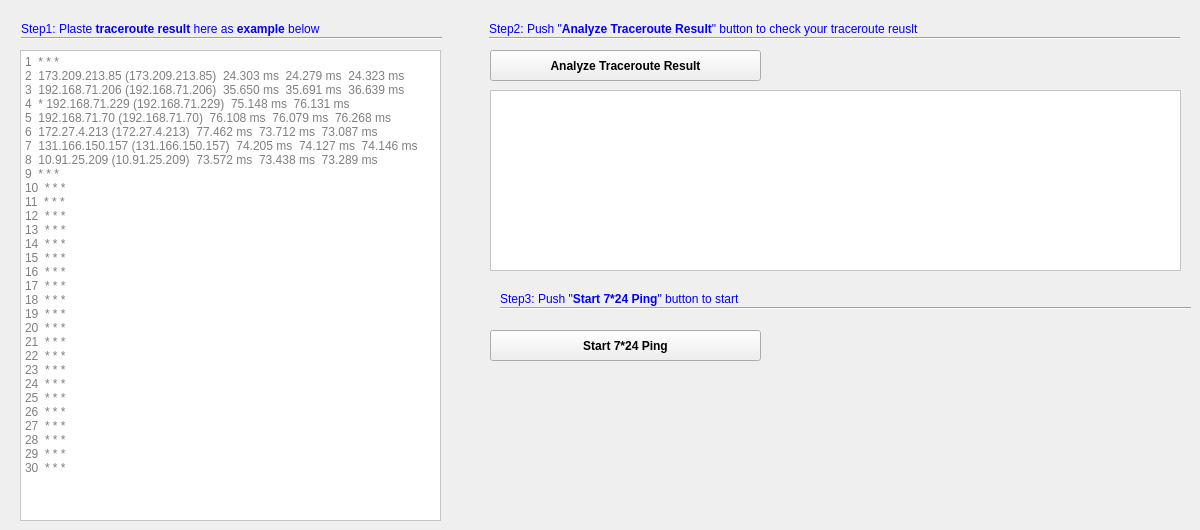
    <widget class="QWidget" name="tab">
     <attribute name="title">
      <string>7*24 Ping</string>
     </attribute>
     <widget class="QLabel" name="label_32">
      <property name="geometry">
       <rect>
        <x>21</x>
        <y>21</y>
        <width>391</width>
        <height>16</height>
       </rect>
      </property>
      <property name="font">
       <font>
        <family>Arial</family>
        <pointsize>9</pointsize>
        <italic>true</italic>
        <kerning>true</kerning>
       </font>
      </property>
      <property name="autoFillBackground">
       <bool>false</bool>
      </property>
      <property name="text">
       <string>&lt;!DOCTYPE HTML PUBLIC &quot;-//W3C//DTD HTML 4.0//EN&quot; &quot;http://www.w3.org/TR/REC-html40/strict.dtd&quot;&gt;
&lt;html&gt;&lt;head&gt;&lt;meta name=&quot;qrichtext&quot; content=&quot;1&quot; /&gt;&lt;style type=&quot;text/css&quot;&gt;
p, li { white-space: pre-wrap; }
&lt;/style&gt;&lt;/head&gt;&lt;body style=&quot; font-family:'Arial'; font-size:9pt; font-weight:400; font-style:italic;&quot;&gt;
&lt;p style=&quot; margin-top:0px; margin-bottom:0px; margin-left:0px; margin-right:0px; -qt-block-indent:0; text-indent:0px;&quot;&gt;&lt;span style=&quot; font-style:normal; color:#0000ff;&quot;&gt;Step1: Plaste &lt;/span&gt;&lt;span style=&quot; font-weight:600; font-style:normal; color:#0000ff;&quot;&gt;traceroute result &lt;/span&gt;&lt;span style=&quot; font-style:normal; color:#0000ff;&quot;&gt;here as&lt;/span&gt;&lt;span style=&quot; font-weight:600; font-style:normal; color:#0000ff;&quot;&gt; example &lt;/span&gt;&lt;span style=&quot; font-style:normal; color:#0000ff;&quot;&gt;below &lt;/span&gt;&lt;/p&gt;&lt;/body&gt;&lt;/html&gt;</string>
      </property>
      <property name="textFormat">
       <enum>Qt::AutoText</enum>
      </property>
     </widget>
     <widget class="Line" name="line_5">
      <property name="geometry">
       <rect>
        <x>21</x>
        <y>30</y>
        <width>421</width>
        <height>16</height>
       </rect>
      </property>
      <property name="orientation">
       <enum>Qt::Horizontal</enum>
      </property>
     </widget>
     <widget class="QTextEdit" name="textEdit_traceroute_result">
      <property name="geometry">
       <rect>
        <x>20</x>
        <y>50</y>
        <width>421</width>
        <height>471</height>
       </rect>
      </property>
      <property name="palette">
       <palette>
        <active>
         <colorrole role="Base">
          <brush brushstyle="SolidPattern">
           <color alpha="255">
            <red>255</red>
            <green>255</green>
            <blue>255</blue>
           </color>
          </brush>
         </colorrole>
         <colorrole role="Window">
          <brush brushstyle="SolidPattern">
           <color alpha="255">
            <red>255</red>
            <green>255</green>
            <blue>255</blue>
           </color>
          </brush>
         </colorrole>
        </active>
        <inactive>
         <colorrole role="Base">
          <brush brushstyle="SolidPattern">
           <color alpha="255">
            <red>255</red>
            <green>255</green>
            <blue>255</blue>
           </color>
          </brush>
         </colorrole>
         <colorrole role="Window">
          <brush brushstyle="SolidPattern">
           <color alpha="255">
            <red>255</red>
            <green>255</green>
            <blue>255</blue>
           </color>
          </brush>
         </colorrole>
        </inactive>
        <disabled>
         <colorrole role="Base">
          <brush brushstyle="SolidPattern">
           <color alpha="255">
            <red>255</red>
            <green>255</green>
            <blue>255</blue>
           </color>
          </brush>
         </colorrole>
         <colorrole role="Window">
          <brush brushstyle="SolidPattern">
           <color alpha="255">
            <red>255</red>
            <green>255</green>
            <blue>255</blue>
           </color>
          </brush>
         </colorrole>
        </disabled>
       </palette>
      </property>
      <property name="autoFillBackground">
       <bool>true</bool>
      </property>
      <property name="html">
       <string>&lt;!DOCTYPE HTML PUBLIC &quot;-//W3C//DTD HTML 4.0//EN&quot; &quot;http://www.w3.org/TR/REC-html40/strict.dtd&quot;&gt;
&lt;html&gt;&lt;head&gt;&lt;meta name=&quot;qrichtext&quot; content=&quot;1&quot; /&gt;&lt;style type=&quot;text/css&quot;&gt;
p, li { white-space: pre-wrap; }
&lt;/style&gt;&lt;/head&gt;&lt;body style=&quot; font-family:'MS Shell Dlg 2'; font-size:8.25pt; font-weight:400; font-style:normal;&quot;&gt;
&lt;p style=&quot;-qt-paragraph-type:empty; margin-top:0px; margin-bottom:0px; margin-left:0px; margin-right:0px; -qt-block-indent:0; text-indent:0px;&quot;&gt;&lt;br /&gt;&lt;/p&gt;&lt;/body&gt;&lt;/html&gt;</string>
      </property>
      <property name="placeholderText">
       <string>1  * * *                                                                                                                            2  173.209.213.85 (173.209.213.85)  24.303 ms  24.279 ms  24.323 ms                                3  192.168.71.206 (192.168.71.206)  35.650 ms  35.691 ms  36.639 ms                      4  * 192.168.71.229 (192.168.71.229)  75.148 ms  76.131 ms                                    5  192.168.71.70 (192.168.71.70)  76.108 ms  76.079 ms  76.268 ms                        6  172.27.4.213 (172.27.4.213)  77.462 ms  73.712 ms  73.087 ms                            7  131.166.150.157 (131.166.150.157)  74.205 ms  74.127 ms  74.146 ms                8  10.91.25.209 (10.91.25.209)  73.572 ms  73.438 ms  73.289 ms                            9  * * *                                                                                                                          10  * * *                                                                                                                        11  * * *                                                                                                                        12  * * *                                                                                                                         13  * * *                                                                                                                        14  * * *                                                                                                                        15  * * *                                                                                                                         16  * * *                                                                                                                         17  * * *                                                                                                                         18  * * *                                                                                                                         19  * * *                                                                                                                         20  * * *                                                                                                                         21  * * *                                                                                                                         22  * * *                                                                                                                         23  * * *                                                                                                                         24  * * *                                                                                                                         25  * * *                                                                                                                         26  * * *                                                                                                                         27  * * *                                                                                                                         28  * * *                                                                                                                         29  * * *                                                                                                                         30  * * *</string>
      </property>
     </widget>
     <widget class="QPushButton" name="pushButton_start_7_24_ping">
      <property name="geometry">
       <rect>
        <x>490</x>
        <y>330</y>
        <width>271</width>
        <height>31</height>
       </rect>
      </property>
      <property name="font">
       <font>
        <pointsize>9</pointsize>
        <weight>75</weight>
        <bold>true</bold>
       </font>
      </property>
      <property name="autoFillBackground">
       <bool>false</bool>
      </property>
      <property name="text">
       <string>Start 7*24 Ping</string>
      </property>
      <property name="iconSize">
       <size>
        <width>16</width>
        <height>32</height>
       </size>
      </property>
      <property name="default">
       <bool>false</bool>
      </property>
     </widget>
     <widget class="QLabel" name="label_33">
      <property name="geometry">
       <rect>
        <x>489</x>
        <y>21</y>
        <width>511</width>
        <height>16</height>
       </rect>
      </property>
      <property name="font">
       <font>
        <family>Arial</family>
        <pointsize>9</pointsize>
        <italic>true</italic>
        <kerning>true</kerning>
       </font>
      </property>
      <property name="autoFillBackground">
       <bool>false</bool>
      </property>
      <property name="text">
       <string>&lt;!DOCTYPE HTML PUBLIC &quot;-//W3C//DTD HTML 4.0//EN&quot; &quot;http://www.w3.org/TR/REC-html40/strict.dtd&quot;&gt;
&lt;html&gt;&lt;head&gt;&lt;meta name=&quot;qrichtext&quot; content=&quot;1&quot; /&gt;&lt;style type=&quot;text/css&quot;&gt;
p, li { white-space: pre-wrap; }
&lt;/style&gt;&lt;/head&gt;&lt;body style=&quot; font-family:'Arial'; font-size:9pt; font-weight:400; font-style:italic;&quot;&gt;
&lt;p style=&quot; margin-top:0px; margin-bottom:0px; margin-left:0px; margin-right:0px; -qt-block-indent:0; text-indent:0px;&quot;&gt;&lt;span style=&quot; font-style:normal; color:#0000ff;&quot;&gt;Step2: Push &amp;quot;&lt;/span&gt;&lt;span style=&quot; font-weight:600; font-style:normal; color:#0000ff;&quot;&gt;Analyze Traceroute Result&lt;/span&gt;&lt;span style=&quot; font-style:normal; color:#0000ff;&quot;&gt;&amp;quot; button to check your traceroute reuslt&lt;/span&gt;&lt;/p&gt;&lt;/body&gt;&lt;/html&gt;</string>
      </property>
      <property name="textFormat">
       <enum>Qt::AutoText</enum>
      </property>
     </widget>
     <widget class="Line" name="line_9">
      <property name="geometry">
       <rect>
        <x>489</x>
        <y>30</y>
        <width>691</width>
        <height>16</height>
       </rect>
      </property>
      <property name="orientation">
       <enum>Qt::Horizontal</enum>
      </property>
     </widget>
     <widget class="QPushButton" name="pushButton_analyze_traceroute_result">
      <property name="geometry">
       <rect>
        <x>490</x>
        <y>50</y>
        <width>271</width>
        <height>31</height>
       </rect>
      </property>
      <property name="font">
       <font>
        <pointsize>9</pointsize>
        <weight>75</weight>
        <bold>true</bold>
       </font>
      </property>
      <property name="autoFillBackground">
       <bool>false</bool>
      </property>
      <property name="text">
       <string>Analyze Traceroute Result</string>
      </property>
      <property name="iconSize">
       <size>
        <width>16</width>
        <height>32</height>
       </size>
      </property>
      <property name="default">
       <bool>false</bool>
      </property>
     </widget>
     <widget class="QTextEdit" name="textEdit_traceroute_analysis_result">
      <property name="geometry">
       <rect>
        <x>490</x>
        <y>90</y>
        <width>691</width>
        <height>181</height>
       </rect>
      </property>
      <property name="palette">
       <palette>
        <active>
         <colorrole role="Base">
          <brush brushstyle="SolidPattern">
           <color alpha="255">
            <red>255</red>
            <green>255</green>
            <blue>255</blue>
           </color>
          </brush>
         </colorrole>
         <colorrole role="Window">
          <brush brushstyle="SolidPattern">
           <color alpha="255">
            <red>255</red>
            <green>255</green>
            <blue>255</blue>
           </color>
          </brush>
         </colorrole>
        </active>
        <inactive>
         <colorrole role="Base">
          <brush brushstyle="SolidPattern">
           <color alpha="255">
            <red>255</red>
            <green>255</green>
            <blue>255</blue>
           </color>
          </brush>
         </colorrole>
         <colorrole role="Window">
          <brush brushstyle="SolidPattern">
           <color alpha="255">
            <red>255</red>
            <green>255</green>
            <blue>255</blue>
           </color>
          </brush>
         </colorrole>
        </inactive>
        <disabled>
         <colorrole role="Base">
          <brush brushstyle="SolidPattern">
           <color alpha="255">
            <red>255</red>
            <green>255</green>
            <blue>255</blue>
           </color>
          </brush>
         </colorrole>
         <colorrole role="Window">
          <brush brushstyle="SolidPattern">
           <color alpha="255">
            <red>255</red>
            <green>255</green>
            <blue>255</blue>
           </color>
          </brush>
         </colorrole>
        </disabled>
       </palette>
      </property>
      <property name="autoFillBackground">
       <bool>true</bool>
      </property>
      <property name="html">
       <string>&lt;!DOCTYPE HTML PUBLIC &quot;-//W3C//DTD HTML 4.0//EN&quot; &quot;http://www.w3.org/TR/REC-html40/strict.dtd&quot;&gt;
&lt;html&gt;&lt;head&gt;&lt;meta name=&quot;qrichtext&quot; content=&quot;1&quot; /&gt;&lt;style type=&quot;text/css&quot;&gt;
p, li { white-space: pre-wrap; }
&lt;/style&gt;&lt;/head&gt;&lt;body style=&quot; font-family:'MS Shell Dlg 2'; font-size:8.25pt; font-weight:400; font-style:normal;&quot;&gt;
&lt;p style=&quot;-qt-paragraph-type:empty; margin-top:0px; margin-bottom:0px; margin-left:0px; margin-right:0px; -qt-block-indent:0; text-indent:0px;&quot;&gt;&lt;br /&gt;&lt;/p&gt;&lt;/body&gt;&lt;/html&gt;</string>
      </property>
      <property name="placeholderText">
       <string/>
      </property>
     </widget>
     <widget class="QLabel" name="label_35">
      <property name="geometry">
       <rect>
        <x>500</x>
        <y>291</y>
        <width>251</width>
        <height>16</height>
       </rect>
      </property>
      <property name="font">
       <font>
        <family>Arial</family>
        <pointsize>9</pointsize>
        <italic>true</italic>
        <kerning>true</kerning>
       </font>
      </property>
      <property name="autoFillBackground">
       <bool>false</bool>
      </property>
      <property name="text">
       <string>&lt;!DOCTYPE HTML PUBLIC &quot;-//W3C//DTD HTML 4.0//EN&quot; &quot;http://www.w3.org/TR/REC-html40/strict.dtd&quot;&gt;
&lt;html&gt;&lt;head&gt;&lt;meta name=&quot;qrichtext&quot; content=&quot;1&quot; /&gt;&lt;style type=&quot;text/css&quot;&gt;
p, li { white-space: pre-wrap; }
&lt;/style&gt;&lt;/head&gt;&lt;body style=&quot; font-family:'Arial'; font-size:9pt; font-weight:400; font-style:italic;&quot;&gt;
&lt;p style=&quot; margin-top:0px; margin-bottom:0px; margin-left:0px; margin-right:0px; -qt-block-indent:0; text-indent:0px;&quot;&gt;&lt;span style=&quot; font-style:normal; color:#0000ff;&quot;&gt;Step3: Push &amp;quot;&lt;/span&gt;&lt;span style=&quot; font-weight:600; font-style:normal; color:#0000ff;&quot;&gt;Start 7*24 Ping&lt;/span&gt;&lt;span style=&quot; font-style:normal; color:#0000ff;&quot;&gt;&amp;quot; button to start&lt;/span&gt;&lt;/p&gt;&lt;/body&gt;&lt;/html&gt;</string>
      </property>
      <property name="textFormat">
       <enum>Qt::AutoText</enum>
      </property>
     </widget>
     <widget class="Line" name="line_11">
      <property name="geometry">
       <rect>
        <x>500</x>
        <y>300</y>
        <width>691</width>
        <height>16</height>
       </rect>
      </property>
      <property name="orientation">
       <enum>Qt::Horizontal</enum>
      </property>
     </widget>
    </widget>
